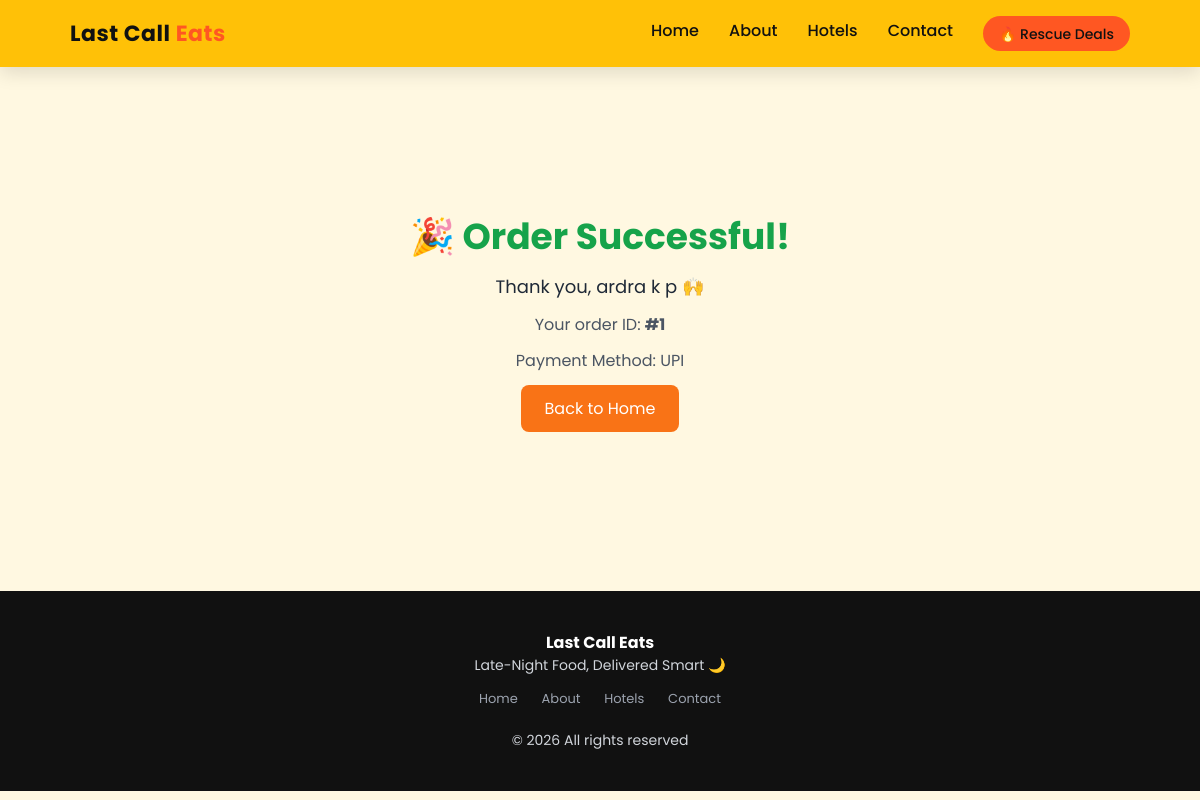
The page /hotels/thank_you/1/ on the database its author committed.
### hotels/models.py (models this page shows, shortened)
class Order(models.Model):
    PAYMENT_CHOICES = [
        ("COD", "Cash on Delivery"),
        ("UPI", "UPI / Google Pay"),
    ]
    name = models.CharField(max_length=100)
    phone = models.CharField(max_length=15)
    address = models.TextField()
    total_price = models.FloatField()
    payment_method = models.CharField(max_length=10, choices=PAYMENT_CHOICES)
    is_paid = models.BooleanField(default=False)
    created_at = models.DateTimeField(auto_now_add=True)

### hotels/views.py (the view)
# urls.py: path('thank_you/<int:order_id>/', views.thank_you, name='thank_you'),
def thank_you(request, order_id):
    order = get_object_or_404(Order, id=order_id)
    return render(request, 'orders/thank_you.html', {
        'order': order
    })

### templates/orders/thank_you.html (shortened to what this page needs)
{% extends 'base.html' %}
{% block content %}
<div class="text-center py-20">
    <h1 class="text-4xl font-bold text-green-600 mb-4">
        🎉 Order Successful!
    </h1>
    <p class="text-lg mb-3">
        Thank you, {{ order.name }} 🙌
    </p>
    <p class="text-gray-600 mb-3">
        Your order ID: <strong>#{{ order.id }}</strong>
    </p>
    <p class="text-gray-600 mb-6">
        Payment Method: {{ order.payment_method }}
    </p>
    <a href="/" class="bg-orange-500 text-white px-6 py-3 rounded-lg">
        Back to Home
    </a>
</div>
{% endblock %}

### templates/base.html (style rules this page uses)
:root { --yellow:#FFC107; --yellow-dark:#E0A800; --black:#111111; --text:#1f2937; --light-bg:#FFF8E1; --card-bg:#ffffff; }
* { box-sizing:border-box; font-family:'Poppins',sans-serif; }
body { margin:0; background:var(--light-bg); color:var(--text); line-height:1.65; }

### rows shown on the page
Order: name "ardra k p", id "1", payment_method "UPI"
